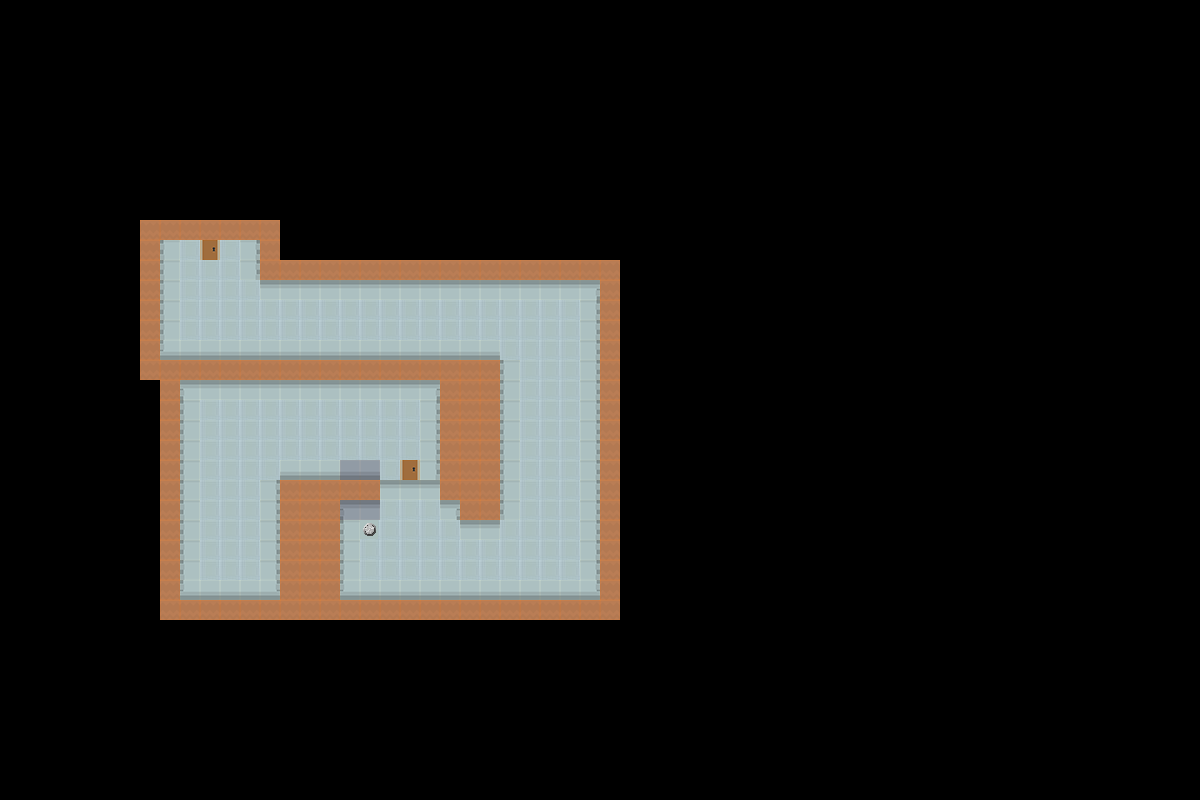

This is a level from a 2D game, rendered from its Tiled map with the project's own tilesets. A one-line summary and the map file follow, with tile-layer data summarised:
An orthogonal 60x40 tile map with 20x20 px tiles, 8 tile layers (walls, door, door1, door1_collision, ...).

<map version="1.10" tiledversion="1.11.2" orientation="orthogonal" renderorder="right-down" width="60" height="40" tilewidth="20" tileheight="20" infinite="0" nextlayerid="12" nextobjectid="1">
 <tileset firstgid="1" source="map.tsx" />
 <layer id="1" name="walls" width="60" height="40">
  <data>[2400 cells, 294 non-empty, 7 distinct tile ids]</data>
 </layer>
 <layer id="7" name="door" width="60" height="40">
  <data>[2400 cells, 1 non-empty, 1 distinct tile ids]</data>
 </layer>
 <layer id="9" name="door1" width="60" height="40">
  <data>[2400 cells, 1 non-empty, 1 distinct tile ids]</data>
 </layer>
 <layer id="10" name="door1_collision" width="60" height="40">
  <data>[2400 cells, 3 non-empty, 1 distinct tile ids]</data>
 </layer>
 <layer id="2" name="collision" width="60" height="40">
  <data>[2400 cells, 135 non-empty, 1 distinct tile ids]</data>
 </layer>
 <layer id="8" name="door_collision" width="60" height="40">
  <data>[2400 cells, 3 non-empty, 1 distinct tile ids]</data>
 </layer>
 <layer id="6" name="astral_collision" width="60" height="40">
  <data>[2400 cells, 2 non-empty, 1 distinct tile ids]</data>
 </layer>
 <layer id="11" name="astral" width="60" height="40" opacity="0.65">
  <data>[2400 cells, 4 non-empty, 2 distinct tile ids]</data>
 </layer>
</map>
